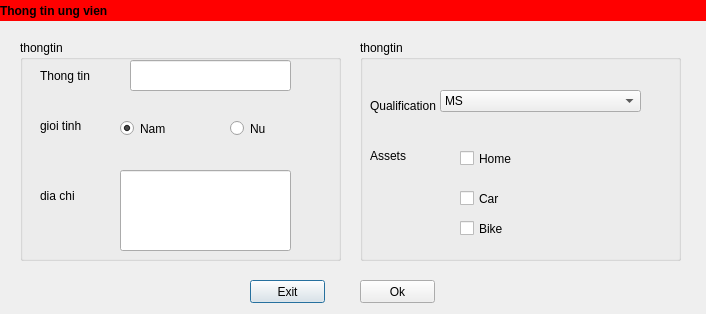
<?xml version="1.0" encoding="UTF-8"?>
<ui version="4.0">
 <class>Dialog</class>
 <widget class="QDialog" name="Dialog">
  <property name="geometry">
   <rect>
    <x>0</x>
    <y>0</y>
    <width>706</width>
    <height>314</height>
   </rect>
  </property>
  <property name="windowTitle">
   <string>Dialog</string>
  </property>
  <widget class="QGroupBox" name="groupBox">
   <property name="geometry">
    <rect>
     <x>20</x>
     <y>40</y>
     <width>321</width>
     <height>221</height>
    </rect>
   </property>
   <property name="title">
    <string>thongtin</string>
   </property>
   <widget class="QRadioButton" name="radioButton_2">
    <property name="geometry">
     <rect>
      <x>210</x>
      <y>80</y>
      <width>82</width>
      <height>17</height>
     </rect>
    </property>
    <property name="text">
     <string>Nu</string>
    </property>
   </widget>
   <widget class="QLineEdit" name="lineEdit">
    <property name="geometry">
     <rect>
      <x>110</x>
      <y>20</y>
      <width>161</width>
      <height>31</height>
     </rect>
    </property>
   </widget>
   <widget class="QLabel" name="label_4">
    <property name="geometry">
     <rect>
      <x>20</x>
      <y>140</y>
      <width>91</width>
      <height>31</height>
     </rect>
    </property>
    <property name="text">
     <string>dia chi</string>
    </property>
   </widget>
   <widget class="QRadioButton" name="radioButton">
    <property name="geometry">
     <rect>
      <x>100</x>
      <y>80</y>
      <width>82</width>
      <height>17</height>
     </rect>
    </property>
    <property name="text">
     <string>Nam</string>
    </property>
    <property name="checked">
     <bool>true</bool>
    </property>
   </widget>
   <widget class="QLabel" name="label_3">
    <property name="geometry">
     <rect>
      <x>20</x>
      <y>70</y>
      <width>91</width>
      <height>31</height>
     </rect>
    </property>
    <property name="text">
     <string>gioi tinh</string>
    </property>
   </widget>
   <widget class="QLabel" name="label_2">
    <property name="geometry">
     <rect>
      <x>20</x>
      <y>20</y>
      <width>91</width>
      <height>31</height>
     </rect>
    </property>
    <property name="text">
     <string>Thong tin</string>
    </property>
   </widget>
   <widget class="QLineEdit" name="lineEdit_2">
    <property name="geometry">
     <rect>
      <x>100</x>
      <y>130</y>
      <width>171</width>
      <height>81</height>
     </rect>
    </property>
   </widget>
  </widget>
  <widget class="QGroupBox" name="groupBox_2">
   <property name="geometry">
    <rect>
     <x>360</x>
     <y>40</y>
     <width>321</width>
     <height>221</height>
    </rect>
   </property>
   <property name="title">
    <string>thongtin</string>
   </property>
   <widget class="QCheckBox" name="checkBox_3">
    <property name="geometry">
     <rect>
      <x>100</x>
      <y>180</y>
      <width>70</width>
      <height>17</height>
     </rect>
    </property>
    <property name="text">
     <string>Bike</string>
    </property>
   </widget>
   <widget class="QCheckBox" name="checkBox">
    <property name="geometry">
     <rect>
      <x>100</x>
      <y>110</y>
      <width>70</width>
      <height>17</height>
     </rect>
    </property>
    <property name="text">
     <string>Home</string>
    </property>
   </widget>
   <widget class="QLabel" name="label_6">
    <property name="geometry">
     <rect>
      <x>10</x>
      <y>50</y>
      <width>91</width>
      <height>31</height>
     </rect>
    </property>
    <property name="text">
     <string>Qualification</string>
    </property>
   </widget>
   <widget class="QComboBox" name="comboBox">
    <property name="geometry">
     <rect>
      <x>80</x>
      <y>50</y>
      <width>201</width>
      <height>22</height>
     </rect>
    </property>
    <item>
     <property name="text">
      <string>MS</string>
     </property>
    </item>
   </widget>
   <widget class="QCheckBox" name="checkBox_2">
    <property name="geometry">
     <rect>
      <x>100</x>
      <y>150</y>
      <width>70</width>
      <height>17</height>
     </rect>
    </property>
    <property name="text">
     <string>Car</string>
    </property>
   </widget>
   <widget class="QLabel" name="label_7">
    <property name="geometry">
     <rect>
      <x>10</x>
      <y>100</y>
      <width>91</width>
      <height>31</height>
     </rect>
    </property>
    <property name="text">
     <string>Assets</string>
    </property>
   </widget>
  </widget>
  <widget class="QLabel" name="label">
   <property name="geometry">
    <rect>
     <x>0</x>
     <y>0</y>
     <width>711</width>
     <height>21</height>
    </rect>
   </property>
   <property name="font">
    <font>
     <weight>75</weight>
     <bold>true</bold>
    </font>
   </property>
   <property name="styleSheet">
    <string notr="true">background:red;
text-align:center;</string>
   </property>
   <property name="text">
    <string>Thong tin ung vien</string>
   </property>
  </widget>
  <widget class="QPushButton" name="pushButton">
   <property name="geometry">
    <rect>
     <x>250</x>
     <y>280</y>
     <width>75</width>
     <height>23</height>
    </rect>
   </property>
   <property name="text">
    <string>Exit</string>
   </property>
  </widget>
  <widget class="QPushButton" name="pushButton_2">
   <property name="geometry">
    <rect>
     <x>360</x>
     <y>280</y>
     <width>75</width>
     <height>23</height>
    </rect>
   </property>
   <property name="text">
    <string>Ok</string>
   </property>
  </widget>
 </widget>
 <resources/>
 <connections/>
</ui>
